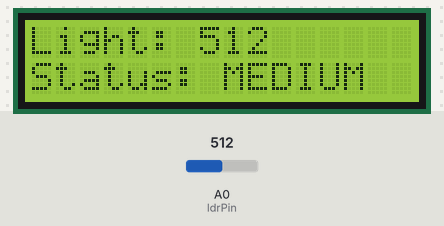
This sketch was run on a simulated Arduino Uno, built with avr-gcc and run on an emulated ATmega328P. Shown: 16×2 character LCD. The inputs (shaded band) are chosen by the test bench; at power-on: A0 (ldrPin) = 512.

Above: at 2.7 s.
2.8 s: A0 (ldrPin) set to 682
At 4.7 s:
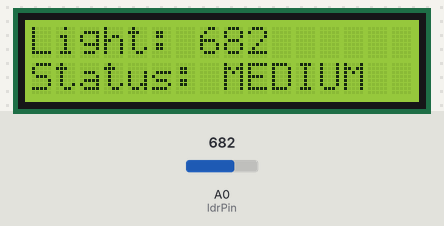
5.0 s: A0 (ldrPin) set to 716
At 6.7 s:
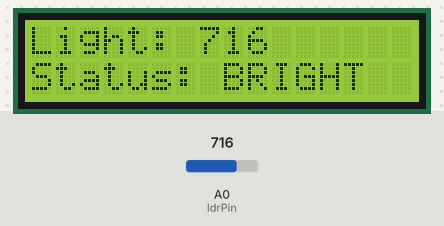
7.0 s: A0 (ldrPin) set to 290
At 8.5 s:
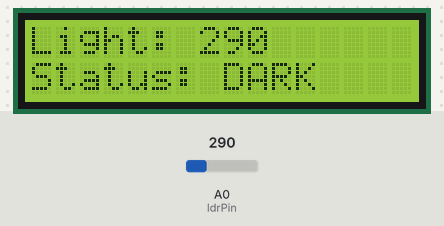
Timing chart, 0 to 10.0 s (numbered marks = the images above; inputs shaded):
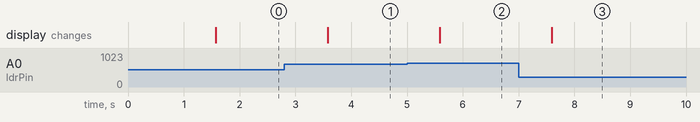

Measured:
- the behaviour switches between 699 and 700 on A0 (ldrPin) (found by bisection; images 1 and 2)
- after the input at 2.8 s, the display: changes after 0.78 s (image 1)
- after the input at 5.0 s, the display: changes after 0.59 s (image 2)
- after the input at 7.0 s, the display: changes after 0.60 s (image 3)

The sketch:

C_LDR_LightSensor.ino
```cpp
/*An LDR (Light Dependent Resistor/ Photoresistor) changes its resistance with light intensity: In bright light -> resistance decreases -> voltage decreases. In darkness ->
resistance increases -> voltage increases.
If it's dark -> LED turns ON & if it's dark bright -> turn LED OFF
CIRCUIT - One leg of LDR -> 5V, other leg of LDR -> A0 and 10 kilo ohm resistor. The other end of the 10 kilo ohm -> GND. LED(+) -> pin 9 via 220 ohm resistor. LED(-) -> GND*/

#include <LiquidCrystal.h>
LiquidCrystal lcd(12, 11, 5, 4, 3, 2);
int ldrPin = A0, ldrValue = 0;

void setup()
{
  lcd.begin(16, 2);
  lcd.print("LDR Levels");
  delay(1500);
  lcd.clear();
}

void loop()
{
  ldrValue = analogRead(ldrPin);
  lcd.setCursor(0, 0);
  lcd.print("Light: ");
  lcd.print(ldrValue); // Reads a value between 0 and 1023
  lcd.print("   ");   // clears extra digits

  lcd.setCursor(0, 1);
  if (ldrValue < 300)
    lcd.print("Status: DARK   ");
  else if (ldrValue < 700)
    lcd.print("Status: MEDIUM ");
  else
    lcd.print("Status: BRIGHT ");

  delay(1000);
}
```
